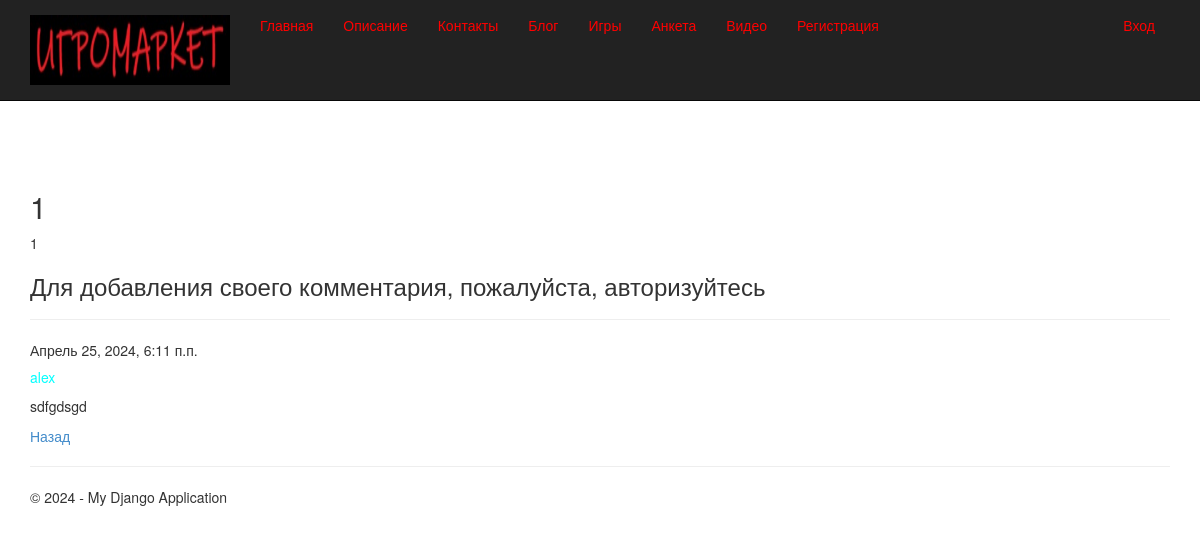
The app's page /16/ with its own data.
### app/models.py (models this page shows, shortened)
class Blog(models.Model):
    author = models.ForeignKey(User, null=True, blank=True, on_delete=models.SET_NULL, verbose_name="Автор")
    title = models.CharField(max_length = 100, unique_for_date = "posted", verbose_name = "Заголовок")
    description = models.TextField(verbose_name = "Краткое содержание")
    content = models.TextField(verbose_name = "Полное содержание")
    posted = models.DateTimeField(default = datetime.now(), db_index = True, verbose_name = "Опубликована")
    image = models.FileField(default = 'temp.jpg', verbose_name = "Путь к картинке")
    class Meta:
        db_table = "Posts"
        ordering = ["-posted"]
        verbose_name = "статья блога"
        verbose_name_plural = "статья блога"

class Comment(models.Model):
    text = models.TextField(verbose_name = "Комментарий")
    date = models.DateTimeField(default = datetime.now(),db_index = True, verbose_name = "Дата")
    author = models.ForeignKey(User, on_delete = models.CASCADE, verbose_name = "Автор")
    post = models.ForeignKey(Blog, on_delete = models.CASCADE, verbose_name = "Статья")
    class Meta:
        db_table = "Comments"
        verbose_name = "Комментарий"
        verbose_name_plural = "Комментарии к статьям блога"
        ordering = ["-date"]

### app/views.py (the view, shortened to what this page needs)
# urls.py: re_path(r'^(?P<parametr>\d+)/$', views.blogpost, name='blogpost'),
def blogpost(request, parametr):
    post_1 = Blog.objects.get(id=parametr)
    comments = Comment.objects.filter(post=parametr)
    form = CommentForm()
    assert isinstance(request, HttpRequest)
    return render(
        request,
        'app/blogpost.html',
        {
            'post_1': post_1,
            'comments': comments,
            'form': form,
            'year': datetime.now().year,
        }
    )

### app/templates/app/blogpost.html (shortened to what this page needs)
﻿{% extends "app/layout.html" %}
{% block content %}
<h2> {{post_1.title}} </h2>
<p> {{post_1.content|linebreaksbr}} </p>
{% if user.is_authenticated %}
<h3>Добавить комментарий</h3>
<form method="POST">
    {% csrf_token %}
    <div>
        {{form.as_p}}
        <button type="submit" class="save btn btn-default"> Отправить комментарий </button>
    </div>
</form>
{% else %}
<h3> Для добавления своего комментария, пожалуйста, авторизуйтесь </h3>
{% endif %}
{% for comment in comments %}
<hr />
<h7> {{comment.date}} </h7>
<h5> {{comment.author}} </h5>
<p> {{comment.text|linebreaksbr}}</p>
{% endfor %}
<p><a href="{% url 'blog' %}"> Назад </a> </p>
{% endblock %}

### app/static/app/content/site.css (style rules this page uses)
body { padding-top: 150px; padding-bottom: 20px; }
h5 { color:aqua; }

### records on screen
Blog: title "1", content "1"
Comment: date "Апрель 25, 2024, 6:11 п.п.", author "alex", text "sdfgdsgd"
